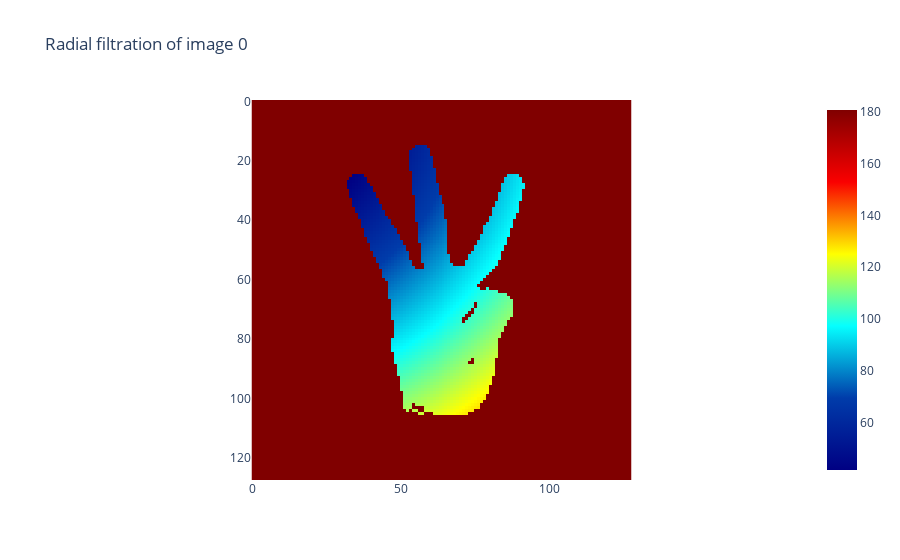

The notebook cell this image was saved under:
### Code cell
radial_filtration.plot(im_fil, colorscale="jet")

### Figure 1 — Plotly figure (JSON) as saved in the notebook; plotly's stock layout.template omitted (floating-point values rounded to 4 significant figures; data arrays with more than 128 entries replaced by an {"elided": "..."} marker saying what was removed)
{"data": [{"colorscale": [[0, "rgb(0,0,131)"], [0.2, "rgb(0,60,170)"], [0.4, "rgb(5,255,255)"], [0.6, "rgb(255,255,0)"], [0.8, "rgb(250,0,0)"], [1, "rgb(128,0,0)"]], "type": "heatmap", "z": {"elided": "128x128 float values"}}], "layout": {"plot_bgcolor": "white", "title": {"text": "Radial filtration of image 0"}, "xaxis": {"constrain": "domain", "scaleanchor": "y"}, "yaxis": {"autorange": "reversed", "constrain": "domain"}}}
